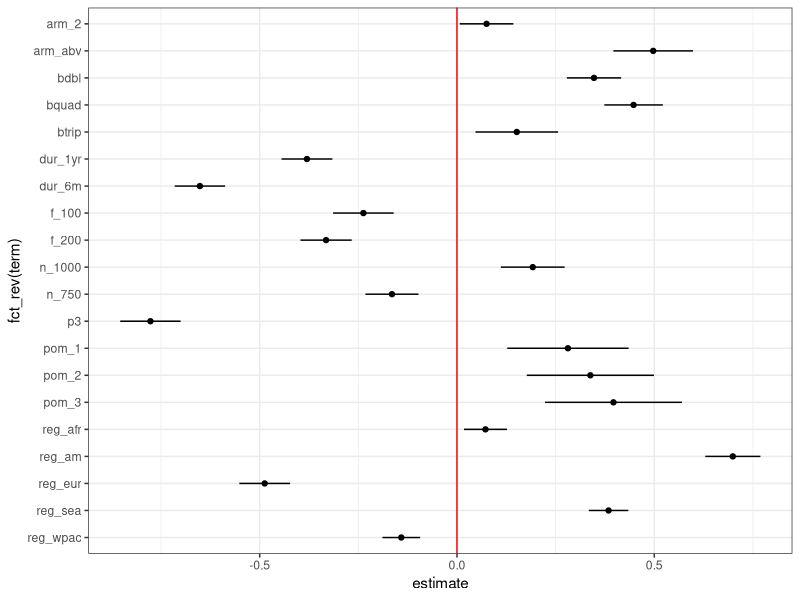

Recreate this plot in R. (Note: this script raises an error after producing the figure.)

rm(list = ls())
gc()

options(scipen = 999)

library(tidyverse)
library(broom)

# Import
a_imp_df <- read_csv("processed_data/data_both_models.csv")
glimpse(a_imp_df)

# Format, incl treatment type swapped (0 - placebo, 1 - active)
a_imp_fmt <- a_imp_df %>% 
  mutate(
    trttype = if_else(trttype == 1, 0, 1),
    across(male:hba1c, ~ as.numeric(scale(.)) * 0.1),
    across(n_250:reg_em, ~ as.integer(.))
  )

# Design-stage -----------------------------------------------------------------

# Remove perfectly collinear variables
b_design <- a_imp_df %>%
  select(-c(male:hba1c, n_abv, arm_100, dur_abv, arm_4, p4, bol, f_abv, pom_abv))

# Vector for formula and covariates (25 covariates)
b_rhs <- paste0(names(b_design[c(9:34)]), collapse = " + ")
b_formula <- as.formula(paste("cbind(arm_n_attr, arm_n_compl) ~ trttype + ", b_rhs))

# Include adjustment by treatment type
b_fit <- glm(b_formula, data = b_design, family = "binomial")
summary(b_fit)

# Plot coefficients and limits
b_res <- broom::tidy(b_fit) %>% 
  mutate(
    p.value = round(p.value, 3),
    lci = estimate - 1.96 * std.error,
    uci = estimate + 1.96 * std.error
  )

b_res %>% 
  filter(!grepl("Intercept", term) & p.value < 0.05) %>% 
  ggplot(aes(x = fct_rev(term), y = estimate, ymin = lci, ymax = uci)) +
  geom_point() +
  geom_linerange(position = position_dodge(width = 0.5)) +
  geom_hline(yintercept = 0, colour = "red") +
  theme_bw() +
  coord_flip()

# Nest by treatment type, fit models
b_nest <- b_design %>% 
  group_by(trttype) %>% 
  nest() %>% 
  mutate(
    mdl = map(data, ~ glm(b_formula, data = .x, family = "binomial"))
  )

# Get outputs
summary(b_nest$mdl[[1]])
summary(b_nest$mdl[[2]])

c_outputs <- b_nest %>% 
  mutate(
    res = map(mdl, ~ broom::tidy(.x)),
    diag = map(mdl, ~ broom::glance(.x)),
    vcov = map(mdl, ~ vcov(.x))
  )

c_res <- c_outputs %>% 
  select(trttype, res) %>% 
  unnest(res) %>% 
  mutate(
    p.value = round(p.value, 3),
    lci = estimate - 1.96 * std.error,
    uci = estimate + 1.96 * std.error
  )

# Plot
c_plot_res <- c_res %>% 
  filter(!grepl("Intercept", term) & p.value < 0.05) %>% 
  mutate(trttype = as.factor(trttype)) %>% 
  ggplot(aes(x = trttype, y = estimate, ymin = lci, ymax = uci)) +
  geom_point() +
  geom_linerange(position = position_dodge(width = 0.5)) +
  geom_hline(yintercept = 0, colour = "red") +
  facet_wrap(~ term, scales = "free") +
  theme_bw() +
  coord_flip()

c_plot_res


# Trial submodel ---------------------------------------------------------------
